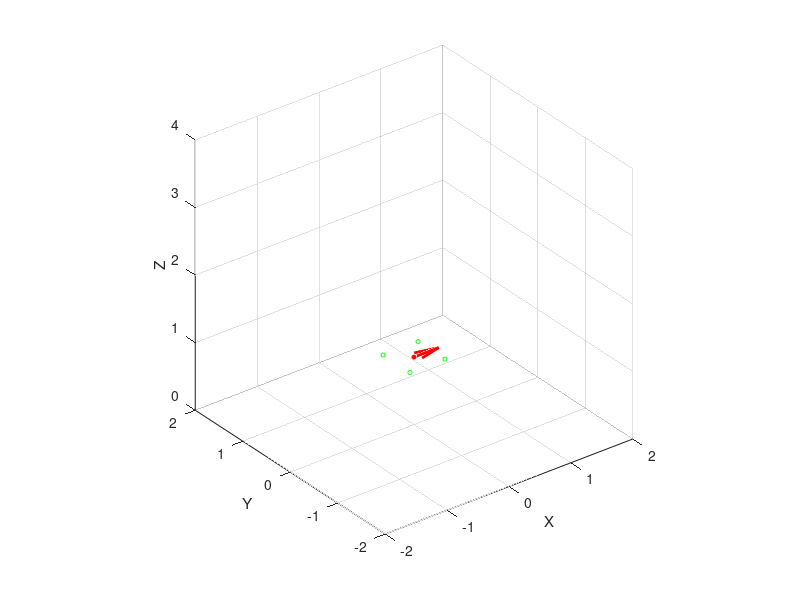

MATLAB code to generate this figure: (Note: this script raises an error after producing the figure.)
figure;
hold on;
grid on;
view(3);
axis equal;
xlim([-2 2]); ylim([-2 2]); zlim([0 4]);
xlabel('X'); ylabel('Y'); zlabel('Z');

%%%%%%%%%%%%%%%%%%%%%%%%%%%%%%%%%%%%%%%%%%%%%%%%%%%%%%%%%%%%%%%%%%%%%%%%%%%%%%%%
%% CONSTANTS AND INITIAL SETPOINTS/ATTITUDE
%%%%%%%%%%%%%%%%%%%%%%%%%%%%%%%%%%%%%%%%%%%%%%%%%%%%%%%%%%%%%%%%%%%%%%%%%%%%%%%%
G = -9.81; % GRAVITATIONAL ACCELERATION

% set the initial position and rotation variables
% positions in the world
pos_x = 0;
pos_y = 0;
pos_z = 1;
% attitude
roll = 0;
pitch = 0;
yaw = 0;
% relative velocity
vel_x = 0;
vel_y = 0;
vel_z = 0;
% angular velocity
omega_roll = 0;
omega_pitch = 0;
omega_yaw = 0;

% throttle values
throttle_FR = 0;
throttle_FL = 0;
throttle_RL = 0;
throttle_RR = 0; % throttle vals are 0-255

THROTTLE_TO_THRUST_COEFFICIENT = 0.001; % multiply by this value to convert RPM to motor thrust force (N)
DRONE_MASS = 1.0; % (in kg)

drone_x_direction_initial = [1, 0, 0]; % pointing along the x axis
%%%%%%%%%%%%%%%%%%%%%%%%%%%%%%%%%%%%%%%%%%%%%%%%%%%%%%%%%%%%%%%%%%%%%%%%%%%%%%%%

%%%%%%%%%%%%%%%%%%%%%%%%%%%%%%%%%%%%%%%%%%%%%%%%%%%%%%%%%%%%%%%%%%%%%%%%%%%%%%%%
%% INITIALIZE DRONE BODY IN THE SIMULATION
%%%%%%%%%%%%%%%%%%%%%%%%%%%%%%%%%%%%%%%%%%%%%%%%%%%%%%%%%%%%%%%%%%%%%%%%%%%%%%%%
% define the motor positions relative to the center of mass
motor_distance = 0.4; % distance from center to each motor
motor_positions_initial = [
    motor_distance/sqrt(2), motor_distance/sqrt(2), 0;    % FR motor
    -motor_distance/sqrt(2), motor_distance/sqrt(2), 0;   % FL motor
    -motor_distance/sqrt(2), -motor_distance/sqrt(2), 0;  % RL motor
    motor_distance/sqrt(2), -motor_distance/sqrt(2), 0    % RR motor
];

% create initial plot objects
drone_center = plot3(pos_x, pos_y, pos_z, 'ro', 'MarkerSize', 3, 'MarkerFaceColor', 'r');

% create the motor plot objects (blue circles)
motor1 = plot3(motor_positions_initial(1,1), motor_positions_initial(1,2), pos_z, 'go', 'MarkerSize', 3);
motor2 = plot3(motor_positions_initial(2,1), motor_positions_initial(2,2), pos_z, 'go', 'MarkerSize', 3);
motor3 = plot3(motor_positions_initial(3,1), motor_positions_initial(3,2), pos_z, 'go', 'MarkerSize', 3);
motor4 = plot3(motor_positions_initial(4,1), motor_positions_initial(4,2), pos_z, 'go', 'MarkerSize', 3);

arrow_length = 0.4;
front_arrow = quiver3(pos_x, pos_y, pos_z, arrow_length, 0, 0, 0, 'LineWidth', 2, 'Color', 'r', 'MaxHeadSize', 0.5);
%%%%%%%%%%%%%%%%%%%%%%%%%%%%%%%%%%%%%%%%%%%%%%%%%%%%%%%%%%%%%%%%%%%%%%%%%%%%%%%%

%%%%%%%%%%%%%%%%%%%%%%%%%%%%%%%%%%%%%%%%%%%%%%%%%%%%%%%%%%%%%%%%%%%%%%%%%%%%%%%%
%% SIMULATION LOOP
%%%%%%%%%%%%%%%%%%%%%%%%%%%%%%%%%%%%%%%%%%%%%%%%%%%%%%%%%%%%%%%%%%%%%%%%%%%%%%%%
iteration_counter = 0;
sim_running = true;
previous_time = 0;
current_time = 0;

while sim_running == true
    if iteration_counter == 0
    tic;
    end
    delta_time = toc;
    tic;

    % calculate quaternion from current euler angles
    q_roll = quaternion(cos(roll / 2), sin(roll / 2), 0, 0);
    q_pitch = quaternion(cos(pitch / 2), 0, sin(pitch / 2), 0);
    q_yaw = quaternion(cos(yaw / 2), 0, 0, sin(yaw / 2));
    q_total = q_yaw * q_pitch * q_roll;
    
    % apply the rotation to direction vectors
    drone_front_direction = rotatepoint(q_total, drone_x_direction_initial);
    
    % apply the rotation to motor positions
    motor_positions_rotated = rotatepoint(q_total, motor_positions_initial);
    
    % update the center of mass
    set(drone_center, 'XData', pos_x, 'YData', pos_y, 'ZData', pos_z);
    
    % update motors with rotated positions
    set(motor1, 'XData', pos_x + motor_positions_rotated(1,1), 'YData', pos_y + motor_positions_rotated(1,2), 'ZData', pos_z + motor_positions_rotated(1,3));
    set(motor2, 'XData', pos_x + motor_positions_rotated(2,1), 'YData', pos_y + motor_positions_rotated(2,2), 'ZData', pos_z + motor_positions_rotated(2,3));
    set(motor3, 'XData', pos_x + motor_positions_rotated(3,1), 'YData', pos_y + motor_positions_rotated(3,2), 'ZData', pos_z + motor_positions_rotated(3,3));
    set(motor4, 'XData', pos_x + motor_positions_rotated(4,1), 'YData', pos_y + motor_positions_rotated(4,2), 'ZData', pos_z + motor_positions_rotated(4,3));
    
    % update arrows
    set(front_arrow, 'XData', pos_x, 'YData', pos_y, 'ZData', pos_z, 'UData', drone_front_direction(1)*arrow_length, 'VData', drone_front_direction(2)*arrow_length, 'WData', drone_front_direction(3)*arrow_length);

    % update drone velocity based on gravitational acceleration
    vel_z = vel_z + G * delta_time;

    pos_x = pos_x + vel_x * delta_time;
    pos_y = pos_y + vel_y * delta_time;
    if pos_z > 0
        pos_z = pos_z + vel_z * delta_time;
    else
        pos_z = 0; % keeps it from going below the datum
    end


    previous_time = current_time;
    
    drawnow;
    
    iteration_counter = iteration_counter + 1
end
%%%%%%%%%%%%%%%%%%%%%%%%%%%%%%%%%%%%%%%%%%%%%%%%%%%%%%%%%%%%%%%%%%%%%%%%%%%%%%%%